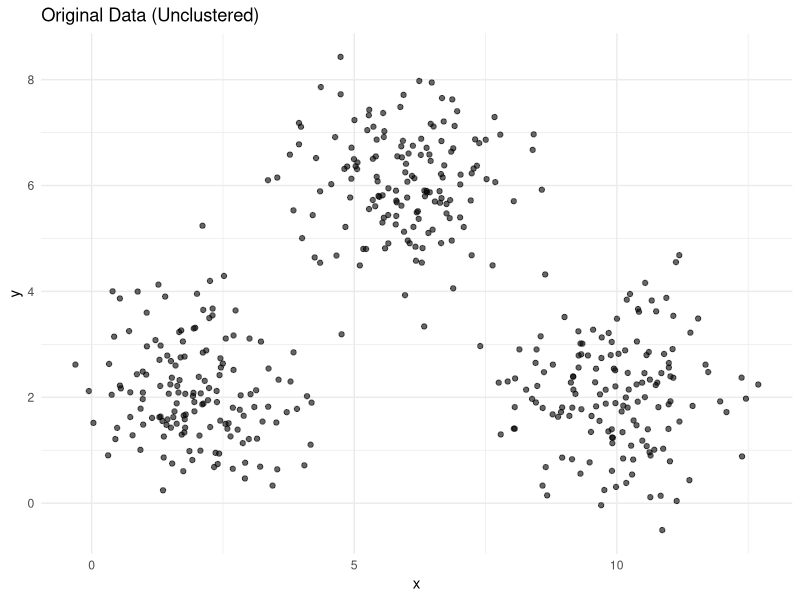
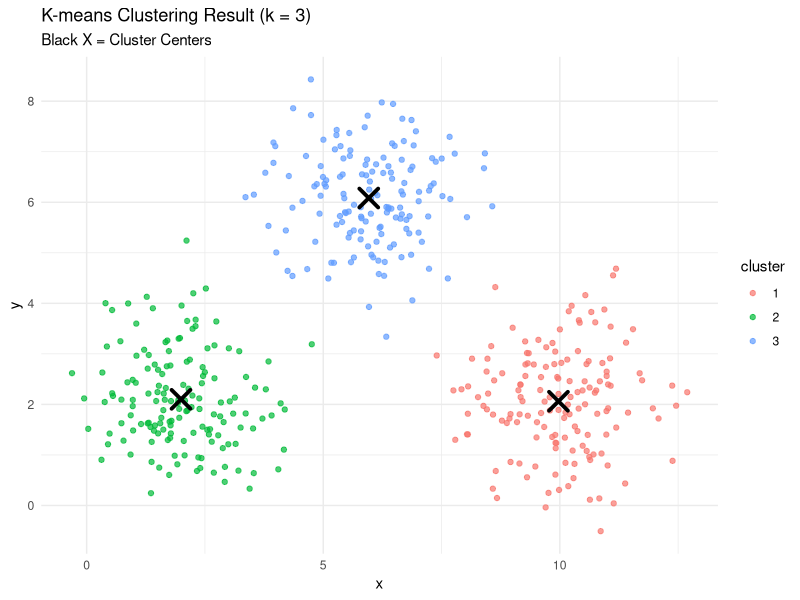

Write the R code that produced these figures, in order.
# Load necessary library
library(ggplot2)

# 1. Simulate a 2D dataset with 3 obvious clusters
set.seed(123)
n <- 150
group1 <- data.frame(x = rnorm(n, mean = 2), y = rnorm(n, mean = 2))
group2 <- data.frame(x = rnorm(n, mean = 6), y = rnorm(n, mean = 6))
group3 <- data.frame(x = rnorm(n, mean = 10), y = rnorm(n, mean = 2))

# Combine all into one dataset
data <- rbind(group1, group2, group3)

# Optional: visualize the raw data (no clustering yet)
ggplot(data, aes(x, y)) +
  geom_point(alpha = 0.6) +
  theme_minimal() +
  labs(title = "Original Data (Unclustered)")




# Apply k-means with 3 clusters and 25 random starts
k_result <- kmeans(data, centers = 3, nstart = 25)

# Add cluster assignments to data
data$cluster <- as.factor(k_result$cluster)




# Plot the clustered data
ggplot(data, aes(x, y, color = cluster)) +
  geom_point(alpha = 0.7) +
  geom_point(data = as.data.frame(k_result$centers), 
             aes(x = x, y = y), 
             color = "black", 
             shape = 4, size = 5, stroke = 2) +
  theme_minimal() +
  labs(title = "K-means Clustering Result (k = 3)",
       subtitle = "Black X = Cluster Centers")
